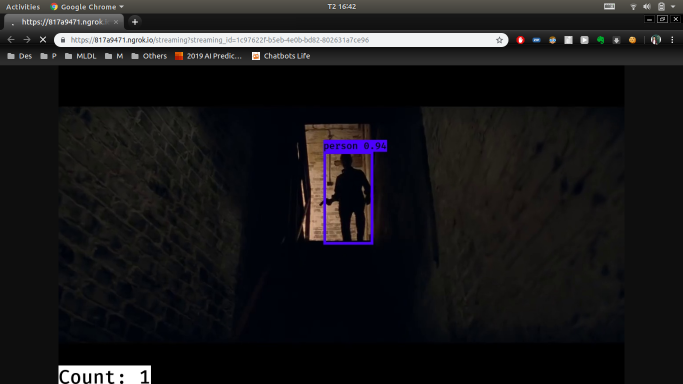
#> input picture api_example.png, 1366 x 768 px, given in place of test-video.mp4, which was not available (shown at 1/2 size)
$ python reading_video.py   (older library calls are emulated)
#> lines starting #> are read from the running program, lines starting #| are printed output that depends on the picture; after the words box and inside, x2 and y2 are one past the last pixel; in counts of white or black regions, pixels touching at a corner belong together; pictures that were not available may be replaced by others from this repository, and a replacement may not be noted
import cv2

cap = cv2.VideoCapture('test-video.mp4')

if not cap.isOpened():
    print("Error opening video stream or file")

frame_width = int(cap.get(3))
frame_height = int(cap.get(4))
out = cv2.VideoWriter('output-test-video.mp4',cv2.VideoWriter_fourcc('m', 'p', '4', 'v'), 30, (frame_width, frame_height))

bs = cv2.createBackgroundSubtractorMOG2(detectShadows=True)

yolo_labels = open("custom-keras-yolo3/output_labels.txt", 'r')
#> (reads minh_custom_keras_yolo3/output_labels.txt from the repository)


def get_iou(x1, y1, x2, y2, x3, y3, x4, y4):
    """
    Calculate the Intersection over Union (IoU) of two bounding boxes.

    Parameters
    ----------
    bb1 : dict
        Keys: {'x1', 'x2', 'y1', 'y2'}
        The (x1, y1) position is at the top left corner,
        the (x2, y2) position is at the bottom right corner
    bb2 : dict
        Keys: {'x1', 'x2', 'y1', 'y2'}
        The (x, y) position is at the top left corner,
        the (x2, y2) position is at the bottom right corner

    Returns
    -------
    float
        in [0, 1]
    """
    assert x1 < x2
    assert y1 < y2
    assert x3 < x4
    assert y3 < y4

    # determine the coordinates of the intersection rectangle
    x_left = max(x1, x3)
    y_top = max(y1, y3)
    x_right = min(x2, x4)
    y_bottom = min(y2, y4)

    if x_right < x_left or y_bottom < y_top:
        return 0.0

    # The intersection of two axis-aligned bounding boxes is always an
    # axis-aligned bounding box
    intersection_area = (x_right - x_left) * (y_bottom - y_top)

    # compute the area of both AABBs
    bb1_area = (x2 - x1) * (y2 - y1)
    bb2_area = (x4 - x3) * (y4 - y3)

    # compute the intersection over union by taking the intersection
    # area and dividing it by the sum of prediction + ground-truth
    # areas - the interesection area
    iou = intersection_area / float(bb1_area + bb2_area - intersection_area)
    assert iou >= 0.0
    assert iou <= 1.0
    return iou


def get_iou_mapping(boxes1, boxes2, thresh=0.3):
    mapped_list = []
    _boxes2 = boxes2.copy()

    for a in boxes1:
        max_iou = 0
        max_box = None

        for b in _boxes2:
            iou = get_iou(a[0], a[1], a[2], a[3], b[0], b[1], b[2], b[3])
            if iou > max_iou:
                max_iou = iou
                max_box = b

        if max_iou >= thresh:
            mapped_list.append(max_box)
            _boxes2.remove(max_box)
        else:
            mapped_list.append(None)

    return mapped_list


def get_motion_boxes(fg):
    motion_boxes = []
    th = cv2.threshold(fg.copy(), 244, 255, cv2.THRESH_BINARY)[1]
    dilated = cv2.dilate(th, cv2.getStructuringElement(cv2.MORPH_ELLIPSE, (3, 3)), iterations=2)
    image, contours, hier = cv2.findContours(dilated, cv2.RETR_EXTERNAL, cv2.CHAIN_APPROX_SIMPLE)
    # Getting motion_boxes using Algorithm
    for c in contours:
        if cv2.contourArea(c) > 3000:
            (x, y, w, h) = cv2.boundingRect(c)
            motion_boxes.append((x, y, x+w, y+h))

    return motion_boxes


saved_boxes = []

while cap.isOpened():
    ret, frame = cap.read()
#> frame is the input picture: shape (768, 1366, 3); mean B, G, R 25.9, 24.5, 25.2
    if ret:
        yolo_boxes = []

        # Reading yolo_boxes from output_labels.txt
        try:
            num_obj = int(yolo_labels.readline())

            for obj in range(num_obj):
                yolo_boxes.append([int(x) for x in yolo_labels.readline().replace("\n", "").strip().split(" ")[2:]])

        except Exception as e:
            print(e)
            pass

        fg = bs.apply(frame)
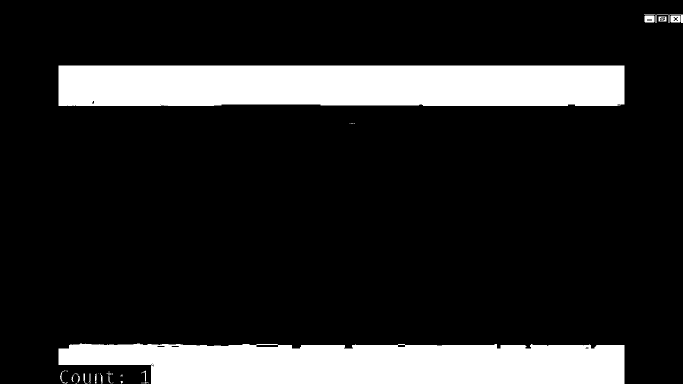
#> fg: shape (768, 1366) (shown at 1/2 size); values 127 (black) and 255 (white), 16.5% white; 37 white regions (20 under 20 px), largest, box (x1, y1, x2, y2) and area: (117, 131, 1249, 212) 90758, (117, 687, 1249, 768) 80762, (1289, 31, 1309, 45) 256
        if fg is not None:
            motion_boxes = get_motion_boxes(fg)
#> in get_motion_boxes, `dilated = cv2.dilate(th, cv2.getStructuringElement(cv2.MORPH_ELLIPSE, ..`:
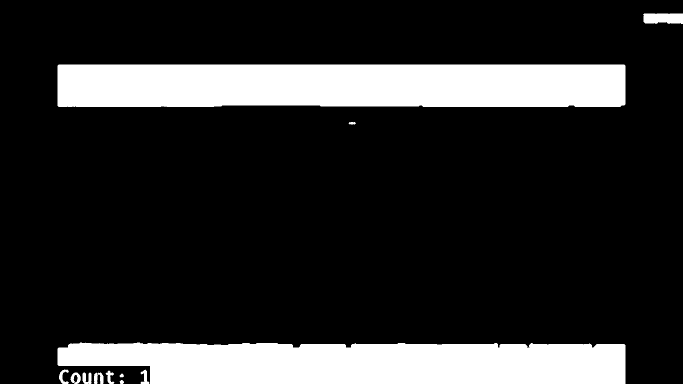
#> dilated: shape (768, 1366) (shown at 1/2 size); 17.5% white; 12 white regions
#> in get_motion_boxes, `image, contours, hier = cv2.findContours(dilated, cv2.RETR_EXTERNAL, c..`: contours = 12 contours; largest, box (x1, y1, x2, y2) and area: (115, 129, 1251, 214) 94432, (115, 685, 1251, 768) 82912, (1286, 27, 1366, 48) 1436, (141, 745, 162, 768) 331, (188, 745, 207, 768) 244
#> the loop in get_motion_boxes, `for c in contours:` made 12 passes
#> (x, y, w, h) on passes 9, 11: (115, 685, 1136, 83), (115, 129, 1136, 85)
#> after the loop in get_motion_boxes, `for c in contours:`: motion_boxes = [(115, 685, 1251, 768), (115, 129, 1251, 214)]
#> motion_boxes = [(115, 685, 1251, 768), (115, 129, 1251, 214)]

            mapped_list = get_iou_mapping(yolo_boxes, motion_boxes, 0.3)
#> after the loop in get_iou_mapping, `for a in boxes1:`: mapped_list = 2 items
#> mapped_list = 2 items

            person_boxes = []

            for i in range(len(mapped_list)):
                if mapped_list[i] is not None:
                    person_boxes.append(yolo_boxes[i])
#> this loop made 2 passes
#> after the loop, person_boxes = []

            unmapped_motion_boxes = motion_boxes.copy()
#> unmapped_motion_boxes = [(115, 685, 1251, 768), (115, 129, 1251, 214)]
            for mbox in mapped_list:
                if mbox is not None:
                    unmapped_motion_boxes.remove(mbox)
#> this loop made 2 passes

            saved_boxes_mapping = get_iou_mapping(unmapped_motion_boxes, saved_boxes)
#> the loop in get_iou_mapping (call 2), `for a in boxes1:` made 2 passes
#> a on passes 1 to 2: (115, 685, 1251, 768), (115, 129, 1251, 214)
#> saved_boxes_mapping = 2 items

            for sbox in saved_boxes_mapping:
                if sbox is not None:
                    # box nay la box co motion, khong co yolo, dc save o frame trc do
                    person_boxes.append(sbox)
#> this loop made 2 passes

            # update saved_boxes
            saved_boxes = person_boxes.copy()
#> saved_boxes = []


            for p in person_boxes:
                cv2.rectangle(frame, (p[0], p[1]), (p[2], p[3]), (255, 0, 255), 2)
#> this loop made 0 passes

            cv2.putText(frame, 'Persons: ' + str(len(person_boxes)), (10, 30), cv2.FONT_HERSHEY_PLAIN, 2, (0, 0, 255), 2, cv2.LINE_AA)
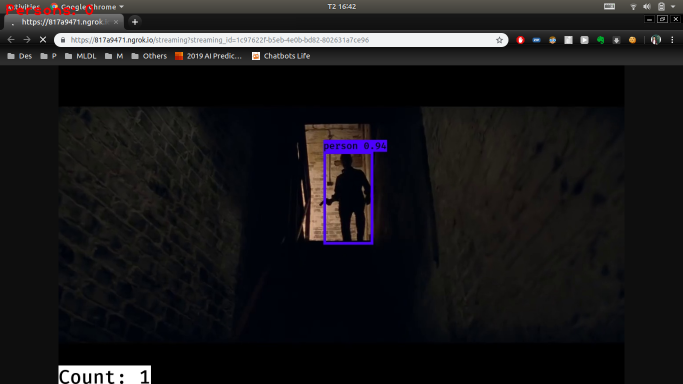
#> frame: shape (768, 1366, 3) (shown at 1/2 size); 0.16% of pixels changed, all inside (x1, y1, x2, y2) = (12, 8, 187, 31)

            cv2.imshow("detection", frame)

        if cv2.waitKey(25) & 0xFF == ord('q'):
#> (key q is pressed here)
            break
    else:
        break

cap.release()
out.release()

cv2.destroyAllWindows()
